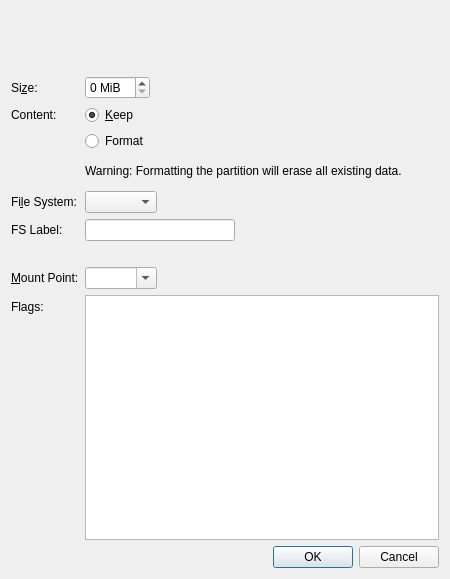
<?xml version="1.0" encoding="UTF-8"?>
<ui version="4.0">
 <class>EditExistingPartitionDialog</class>
 <widget class="QDialog" name="EditExistingPartitionDialog">
  <property name="geometry">
   <rect>
    <x>0</x>
    <y>0</y>
    <width>450</width>
    <height>579</height>
   </rect>
  </property>
  <property name="sizePolicy">
   <sizepolicy hsizetype="Preferred" vsizetype="Minimum">
    <horstretch>0</horstretch>
    <verstretch>0</verstretch>
   </sizepolicy>
  </property>
  <property name="windowTitle">
   <string>Edit Existing Partition</string>
  </property>
  <layout class="QVBoxLayout" name="verticalLayout">
   <property name="sizeConstraint">
    <enum>QLayout::SetMinimumSize</enum>
   </property>
   <item>
    <widget class="PartResizerWidget" name="partResizerWidget" native="true">
     <property name="sizePolicy">
      <sizepolicy hsizetype="Expanding" vsizetype="Fixed">
       <horstretch>0</horstretch>
       <verstretch>0</verstretch>
      </sizepolicy>
     </property>
     <property name="minimumSize">
      <size>
       <width>0</width>
       <height>59</height>
      </size>
     </property>
    </widget>
   </item>
   <item>
    <layout class="QFormLayout" name="formLayout">
     <property name="fieldGrowthPolicy">
      <enum>QFormLayout::ExpandingFieldsGrow</enum>
     </property>
     <item row="2" column="0">
      <widget class="QLabel" name="label_3">
       <property name="text">
        <string>Content:</string>
       </property>
       <property name="buddy">
        <cstring>keepRadioButton</cstring>
       </property>
      </widget>
     </item>
     <item row="2" column="1">
      <widget class="QRadioButton" name="keepRadioButton">
       <property name="text">
        <string>&amp;Keep</string>
       </property>
       <property name="checked">
        <bool>true</bool>
       </property>
      </widget>
     </item>
     <item row="3" column="1">
      <widget class="QRadioButton" name="formatRadioButton">
       <property name="text">
        <string>Format</string>
       </property>
      </widget>
     </item>
     <item row="4" column="1">
      <widget class="QLabel" name="label_2">
       <property name="sizePolicy">
        <sizepolicy hsizetype="Expanding" vsizetype="Fixed">
         <horstretch>0</horstretch>
         <verstretch>0</verstretch>
        </sizepolicy>
       </property>
       <property name="minimumSize">
        <size>
         <width>300</width>
         <height>0</height>
        </size>
       </property>
       <property name="text">
        <string>Warning: Formatting the partition will erase all existing data.</string>
       </property>
       <property name="wordWrap">
        <bool>true</bool>
       </property>
      </widget>
     </item>
     <item row="8" column="0">
      <widget class="QLabel" name="mountPointLabel">
       <property name="text">
        <string>&amp;Mount Point:</string>
       </property>
       <property name="buddy">
        <cstring>mountPointComboBox</cstring>
       </property>
      </widget>
     </item>
     <item row="8" column="1">
      <widget class="QComboBox" name="mountPointComboBox">
       <property name="editable">
        <bool>true</bool>
       </property>
       <property name="currentIndex">
        <number>-1</number>
       </property>
      </widget>
     </item>
     <item row="1" column="0">
      <widget class="QLabel" name="label">
       <property name="text">
        <string>Si&amp;ze:</string>
       </property>
       <property name="buddy">
        <cstring>sizeSpinBox</cstring>
       </property>
      </widget>
     </item>
     <item row="1" column="1">
      <widget class="QSpinBox" name="sizeSpinBox">
       <property name="suffix">
        <string> MiB</string>
       </property>
      </widget>
     </item>
     <item row="5" column="0">
      <widget class="QLabel" name="fileSystemLabel">
       <property name="text">
        <string>Fi&amp;le System:</string>
       </property>
       <property name="buddy">
        <cstring>fileSystemComboBox</cstring>
       </property>
      </widget>
     </item>
     <item row="5" column="1">
      <widget class="QComboBox" name="fileSystemComboBox"/>
     </item>
     <item row="9" column="0">
      <widget class="QLabel" name="label_4">
       <property name="text">
        <string>Flags:</string>
       </property>
      </widget>
     </item>
     <item row="9" column="1">
      <widget class="QListWidget" name="m_listFlags">
       <property name="alternatingRowColors">
        <bool>true</bool>
       </property>
       <property name="selectionMode">
        <enum>QAbstractItemView::NoSelection</enum>
       </property>
       <property name="sortingEnabled">
        <bool>true</bool>
       </property>
      </widget>
     </item>
     <item row="6" column="1">
      <widget class="QLineEdit" name="fileSystemLabelEdit">
       <property name="maximumSize">
        <size>
         <width>150</width>
         <height>16777215</height>
        </size>
       </property>
       <property name="toolTip">
        <string>Label for the filesystem</string>
       </property>
       <property name="maxLength">
        <number>16</number>
       </property>
      </widget>
     </item>
     <item row="6" column="0">
      <widget class="QLabel" name="fileSystemLabelLabel">
       <property name="text">
        <string>FS Label:</string>
       </property>
      </widget>
     </item>
     <item row="7" column="1">
      <widget class="QLabel" name="labelMountPoint">
       <property name="text">
        <string/>
       </property>
      </widget>
     </item>
    </layout>
   </item>
   <item>
    <widget class="QDialogButtonBox" name="buttonBox">
     <property name="orientation">
      <enum>Qt::Horizontal</enum>
     </property>
     <property name="standardButtons">
      <set>QDialogButtonBox::Cancel|QDialogButtonBox::Ok</set>
     </property>
    </widget>
   </item>
  </layout>
 </widget>
 <customwidgets>
  <customwidget>
   <class>PartResizerWidget</class>
   <extends>QWidget</extends>
   <header location="global">kpmcore/gui/partresizerwidget.h</header>
   <container>1</container>
  </customwidget>
 </customwidgets>
 <tabstops>
  <tabstop>sizeSpinBox</tabstop>
  <tabstop>keepRadioButton</tabstop>
  <tabstop>formatRadioButton</tabstop>
  <tabstop>mountPointComboBox</tabstop>
  <tabstop>buttonBox</tabstop>
 </tabstops>
 <resources/>
 <connections>
  <connection>
   <sender>buttonBox</sender>
   <signal>accepted()</signal>
   <receiver>EditExistingPartitionDialog</receiver>
   <slot>accept()</slot>
   <hints>
    <hint type="sourcelabel">
     <x>248</x>
     <y>254</y>
    </hint>
    <hint type="destinationlabel">
     <x>157</x>
     <y>274</y>
    </hint>
   </hints>
  </connection>
  <connection>
   <sender>buttonBox</sender>
   <signal>rejected()</signal>
   <receiver>EditExistingPartitionDialog</receiver>
   <slot>reject()</slot>
   <hints>
    <hint type="sourcelabel">
     <x>316</x>
     <y>260</y>
    </hint>
    <hint type="destinationlabel">
     <x>286</x>
     <y>274</y>
    </hint>
   </hints>
  </connection>
 </connections>
</ui>
